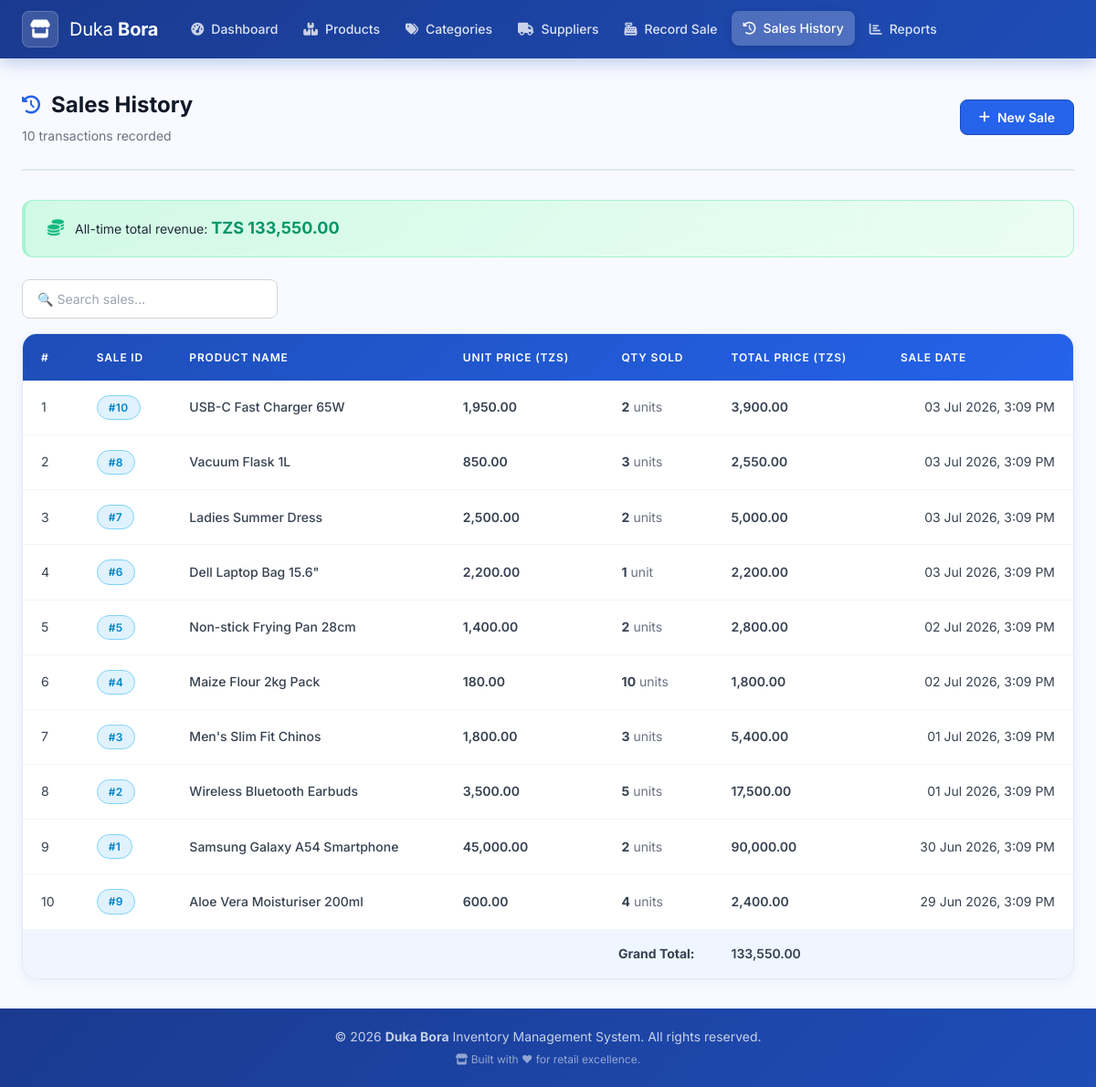
The page /sales_history.php on the database its author committed.
### tables this page shows
CREATE TABLE IF NOT EXISTS `sales` (
    `sale_id`     INT            NOT NULL AUTO_INCREMENT,
    `product_id`  INT            NOT NULL,
    `qty_sold`    INT            NOT NULL,
    `sale_date`   TIMESTAMP      NOT NULL DEFAULT CURRENT_TIMESTAMP,
    `total_price` DECIMAL(10,2)  NOT NULL DEFAULT 0.00,
    PRIMARY KEY (`sale_id`),
    CONSTRAINT `fk_sale_product` FOREIGN KEY (`product_id`)
        REFERENCES `products`(`product_id`) ON DELETE RESTRICT ON UPDATE CASCADE,
    CONSTRAINT `chk_qty_sold`   CHECK (`qty_sold`    > 0),
    CONSTRAINT `chk_total_price` CHECK (`total_price` >= 0)
);

CREATE TABLE IF NOT EXISTS `products` (
    `product_id`  INT            NOT NULL AUTO_INCREMENT,
    `name`        VARCHAR(200)   NOT NULL,
    `category_id` INT            NOT NULL,
    `supplier_id` INT            NOT NULL,
    `price`       DECIMAL(10,2)  NOT NULL DEFAULT 0.00,
    `stock_qty`   INT            NOT NULL DEFAULT 0,
    `created_at`  TIMESTAMP      NOT NULL DEFAULT CURRENT_TIMESTAMP,
    PRIMARY KEY (`product_id`),
    CONSTRAINT `fk_product_category` FOREIGN KEY (`category_id`)
        REFERENCES `categories`(`category_id`) ON DELETE RESTRICT ON UPDATE CASCADE,
    CONSTRAINT `fk_product_supplier` FOREIGN KEY (`supplier_id`)
        REFERENCES `suppliers`(`supplier_id`) ON DELETE RESTRICT ON UPDATE CASCADE,
    CONSTRAINT `chk_price`     CHECK (`price`     >= 0),
    CONSTRAINT `chk_stock_qty` CHECK (`stock_qty` >= 0)
);

### includes/functions.php (called while the page is built, shortened)
<?php
function e(mixed $value): string
{
    return htmlspecialchars((string) $value, ENT_QUOTES | ENT_SUBSTITUTE, 'UTF-8');
}
function formatTZS(float $amount): string
{
    return 'TZS ' . number_format($amount, 2);
}

### sales_history.php (the view, shortened to what this page needs)
<?php
require_once __DIR__ . '/includes/functions.php';
$conn   = getConnection();
$result = $conn->query("
    SELECT
        s.sale_id,
        p.name       AS product_name,
        s.qty_sold,
        s.total_price,
        s.sale_date,
        p.price      AS unit_price
    FROM  sales    s
    JOIN  products p ON p.product_id = s.product_id
    ORDER BY s.sale_date DESC
");
$sales = [];
$grandTotal = 0.0;
if ($result) {
    while ($row = $result->fetch_assoc()) {
        $sales[]    = $row;
        $grandTotal += (float) $row['total_price'];
    }
} else {
    error_log('[DukaBora] sales_history query: ' . $conn->error);
}
require_once __DIR__ . '/includes/header.php';
require_once __DIR__ . '/includes/nav.php';
?>
<div class="page-header">
    <div>
        <h1 class="page-title">
            <i class="fas fa-history"></i> Sales History
        </h1>
        <p class="page-subtitle">
            <?= count($sales) ?> transaction<?= count($sales) !== 1 ? 's' : '' ?> recorded
        </p>
    </div>
    <a href="record_sale.php" class="btn btn-primary">
        <i class="fas fa-plus"></i> New Sale
    </a>
</div>
<div class="recently-viewed" style="background:linear-gradient(135deg,var(--success-100),#ecfdf5);
     border-left-color:var(--success-500); border-color:#a7f3d0; margin-bottom:var(--space-6);">
    <i class="fas fa-coins" style="color:var(--success-500);"></i>
    <span>
        All-time total revenue:
        <strong style="color:var(--success-600); font-size:var(--text-lg);">
            <?= formatTZS($grandTotal) ?>
        </strong>
    </span>
</div>
<div class="filter-bar">
    <input
        type="text"
        id="tableFilter"
        class="form-control"
        placeholder="&#128269; Search sales…"
        data-table="salesTable"
        aria-label="Search sales">
</div>
<div class="table-wrapper">
    <table class="data-table" id="salesTable" aria-label="Sales history">
        <thead>
            <tr>
                <th>#</th>
                <th>Sale ID</th>
                <th>Product Name</th>
                <th>Unit Price (TZS)</th>
                <th>Qty Sold</th>
                <th>Total Price (TZS)</th>
                <th>Sale Date</th>
            </tr>
        </thead>
        <tbody>
            <?php if (empty($sales)): ?>
                <tr>
                    <td colspan="7" class="table-empty">
                        <i class="fas fa-receipt"></i>
                        No sales recorded yet.
                        <a href="record_sale.php">Record the first sale!</a>
                    </td>
                </tr>
            <?php else: ?>
                <?php foreach ($sales as $i => $sale): ?>
                    <tr>
                        <td class="text-muted text-small"><?= $i + 1 ?></td>
                        <td>
                            <span class="badge badge-info">#<?= (int) $sale['sale_id'] ?></span>
                        </td>
                        <td class="product-name"><?= e($sale['product_name']) ?></td>
                        <td class="price-value"><?= number_format((float) $sale['unit_price'], 2) ?></td>
                        <td>
                            <strong><?= (int) $sale['qty_sold'] ?></strong>
                            <span class="text-muted text-small">unit<?= $sale['qty_sold'] != 1 ? 's' : '' ?></span>
                        </td>
                        <td class="price-value fw-bold">
                            <?= number_format((float) $sale['total_price'], 2) ?>
                        </td>
                        <td class="text-muted text-small">
                            <?= date('d M Y, g:i A', strtotime($sale['sale_date'])) ?>
                        </td>
                    </tr>
                <?php endforeach; ?>
            <?php endif; ?>
        </tbody>
        <?php if (!empty($sales)): ?>
        <tfoot>
            <tr style="background:var(--primary-50);">
                <td colspan="5" class="fw-bold text-right" style="padding:var(--space-4) var(--space-5);">
                    Grand Total:
                </td>
                <td class="price-value fw-bold" style="padding:var(--space-4) var(--space-5);">
                    <?= number_format($grandTotal, 2) ?>
                </td>
                <td></td>
            </tr>
        </tfoot>
        <?php endif; ?>
    </table>
</div>
<?php require_once __DIR__ . '/includes/footer.php'; ?>

### rows shown on the page
sales: sale_id "10", product.name "USB-C Fast Charger 65W", product.price "1,950.00", qty_sold "2", total_price "3,900.00", sale_date "03 Jul 2026, 3:09 PM"
sales: sale_id "8", product.name "Vacuum Flask 1L", product.price "850.00", qty_sold "3", total_price "2,550.00", sale_date "03 Jul 2026, 3:09 PM"
sales: sale_id "7", product.name "Ladies Summer Dress", product.price "2,500.00", qty_sold "2", total_price "5,000.00", sale_date "03 Jul 2026, 3:09 PM"
sales: sale_id "6", product.name "Dell Laptop Bag 15.6\"", product.price "2,200.00", qty_sold "1", total_price "2,200.00", sale_date "03 Jul 2026, 3:09 PM"
sales: sale_id "5", product.name "Non-stick Frying Pan 28cm", product.price "1,400.00", qty_sold "2", total_price "2,800.00", sale_date "02 Jul 2026, 3:09 PM"
sales: sale_id "4", product.name "Maize Flour 2kg Pack", product.price "180.00", qty_sold "10", total_price "1,800.00", sale_date "02 Jul 2026, 3:09 PM"
sales: sale_id "3", product.name "Men's Slim Fit Chinos", product.price "1,800.00", qty_sold "3", total_price "5,400.00", sale_date "01 Jul 2026, 3:09 PM"
sales: sale_id "2", product.name "Wireless Bluetooth Earbuds", product.price "3,500.00", qty_sold "5", total_price "17,500.00", sale_date "01 Jul 2026, 3:09 PM"
sales: sale_id "1", product.name "Samsung Galaxy A54 Smartphone", product.price "45,000.00", qty_sold "2", total_price "90,000.00", sale_date "30 Jun 2026, 3:09 PM"
sales: sale_id "9", product.name "Aloe Vera Moisturiser 200ml", product.price "600.00", qty_sold "4", total_price "2,400.00", sale_date "29 Jun 2026, 3:09 PM"

### other values the page prints
count($sales) "10"
formatTZS($grandTotal) "TZS 133,550.00"
$grandTotal "133,550.00"
